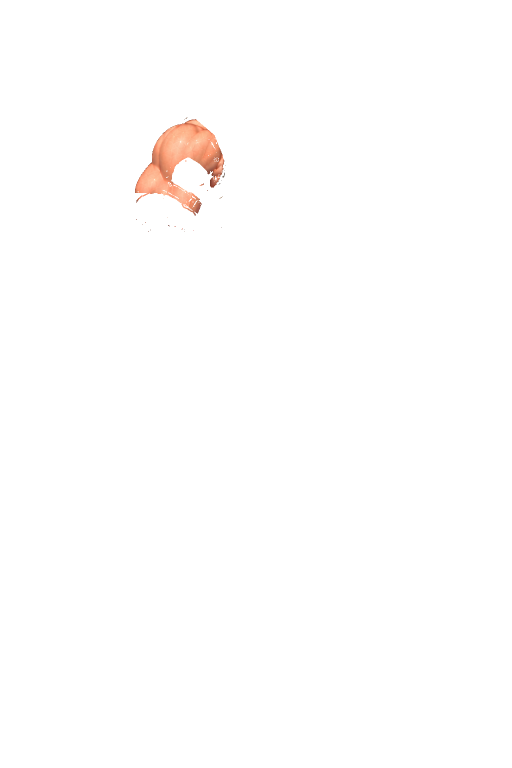
#> input picture Neon-Requiem-latest-2026-10-26/assets/characters/breaker/tier_01_drafts/profile_rig_trial_09_canon_v6_reference_contour/hidden_biological_upper_arm_donor.png, 1024 x 1536 px (shown at 1/2 size)
$ python build_breaker_trial09_v9_continuous_arm_underpaint.py
#> lines starting #> are read from the running program, lines starting #| are printed output that depends on the picture; after the words box and inside, x2 and y2 are one past the last pixel; in counts of white or black regions, pixels touching at a corner belong together
"""Build a connected hidden upper-arm underlayer beneath armor and straps."""
from __future__ import annotations

import json
from collections import deque
from pathlib import Path

from PIL import Image, ImageChops, ImageDraw, ImageFilter


ROOT = Path(__file__).resolve().parents[2]
DRAFTS = ROOT / "assets/characters/breaker/tier_01_drafts"
BASE = DRAFTS / "profile_rig_trial_09_canon_v4_manual_skin"
V6 = DRAFTS / "profile_rig_trial_09_canon_v6_reference_contour"
OUT = DRAFTS / "profile_rig_trial_09_canon_v9_continuous_arm_underpaint"
SOURCE = DRAFTS / "BREAKER_T1_arm_extent_reconciliation_study_candidate_09.png"
QA = ROOT / "docs/visual_qa/BREAKER_T1_candidate09_v9_continuous_arm_underpaint.png"
ROI = (230, 220, 465, 480)
CROP = (220, 220, 485, 520)
CLOSE_SIZE = 11


def components(mask: Image.Image) -> list[set[tuple[int, int]]]:
    px = mask.load()
    w, h = mask.size
    remaining = {(x, y) for y in range(h) for x in range(w) if px[x, y]}
    groups: list[set[tuple[int, int]]] = []
    while remaining:
        p = remaining.pop()
        group = {p}
        stack = [p]
        while stack:
            x, y = stack.pop()
            for dy in (-1, 0, 1):
                for dx in (-1, 0, 1):
                    q = (x + dx, y + dy)
                    if q in remaining:
                        remaining.remove(q); group.add(q); stack.append(q)
        groups.append(group)
    return sorted(groups, key=len, reverse=True)


def composite(layers: list[str], donor: Image.Image, omit_shell: bool = False) -> Image.Image:
    result = Image.new("RGBA", (1024, 1536), (0, 0, 0, 0))
    result.alpha_composite(donor)
    for name in layers:
        if omit_shell and name == "cyber_shoulder_shell":
            continue
        result.alpha_composite(Image.open(BASE / f"{name}.png").convert("RGBA"))
    return result


def fill_holes(mask: Image.Image) -> tuple[Image.Image, int]:
    x0, y0, x1, y1 = ROI
    px = mask.load()
    outside: set[tuple[int, int]] = set()
    queue: deque[tuple[int, int]] = deque()
    for x in range(x0, x1):
        for y in (y0, y1 - 1):
            if px[x, y] == 0 and (x, y) not in outside:
                outside.add((x, y)); queue.append((x, y))
    for y in range(y0, y1):
        for x in (x0, x1 - 1):
            if px[x, y] == 0 and (x, y) not in outside:
                outside.add((x, y)); queue.append((x, y))
    while queue:
        x, y = queue.popleft()
        for dy in (-1, 0, 1):
            for dx in (-1, 0, 1):
                q = (x + dx, y + dy)
                if x0 <= q[0] < x1 and y0 <= q[1] < y1 and px[q] == 0 and q not in outside:
                    outside.add(q); queue.append(q)
    holes = [(x, y) for y in range(y0, y1) for x in range(x0, x1) if px[x, y] == 0 and (x, y) not in outside]
    for p in holes:
        px[p] = 255
    return mask, len(holes)


def main() -> None:
    OUT.mkdir(parents=True, exist_ok=True)
    v6 = Image.open(V6 / "hidden_biological_upper_arm_donor.png").convert("RGBA")
#> v6 is the input picture: PIL image 1024x1536 RGBA; mean R, G, B, A 2.4, 1.6, 1.2, 2.6
    visible_image = Image.open(BASE / "cyber_upper_arm_skin.png").convert("RGBA")
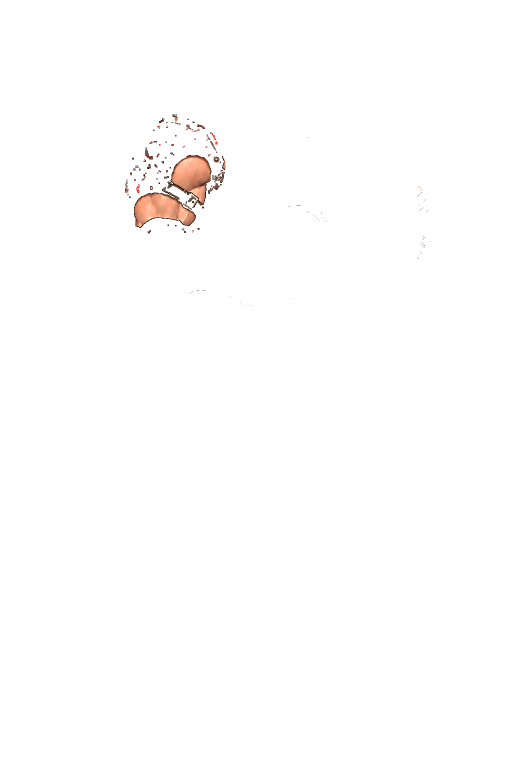
#> input picture Neon-Requiem-latest-2026-10-26/assets/characters/breaker/tier_01_drafts/profile_rig_trial_09_canon_v3_shell_split/cyber_upper_arm_skin.png, 1024 x 1536 px, found by its file name (shown at 1/2 size)
#> visible_image is the input picture: PIL image 1024x1536 RGBA; mean R, G, B, A 1.7, 1.1, 0.9, 2.3
    visible = visible_image.getchannel("A").point(lambda a: 255 if a >= 245 else 0)
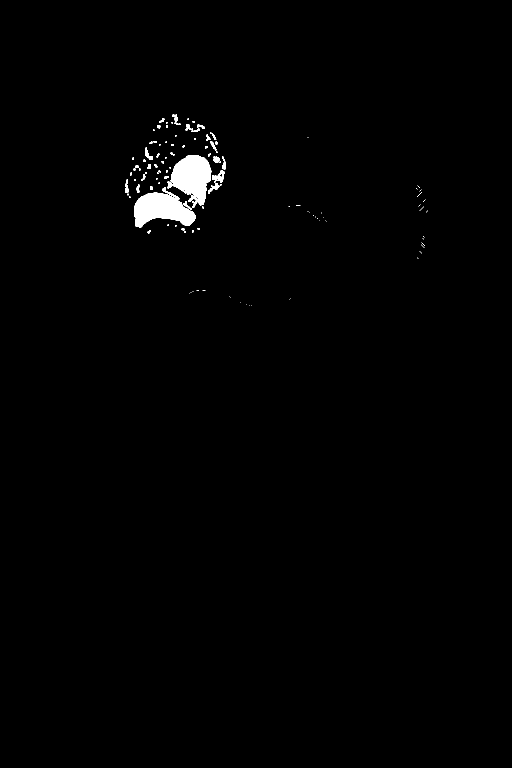
#> visible: PIL image 1024x1536 L (shown at 1/2 size); 0.9% white; 119 white regions (80 under 20 px), largest, box (x1, y1, x2, y2) and area: (268, 374, 392, 456) 5799, (335, 310, 423, 416) 5555, (425, 340, 449, 366) 304
    hidden_seed = v6.getchannel("A").point(lambda a: 255 if a >= 245 else 0)
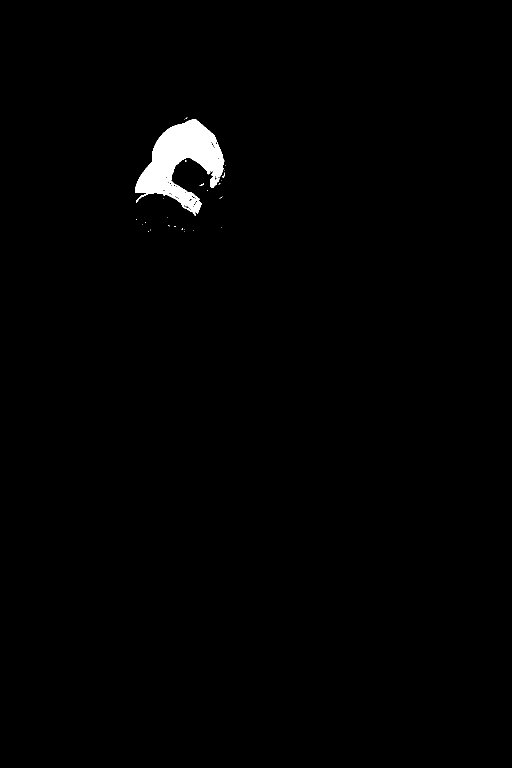
#> hidden_seed: PIL image 1024x1536 L (shown at 1/2 size); 1% white; 28 white regions (26 under 20 px), largest, box (x1, y1, x2, y2) and area: (270, 238, 449, 431) 15895, (399, 367, 408, 372) 20
    seed_mask = ImageChops.lighter(visible, hidden_seed)
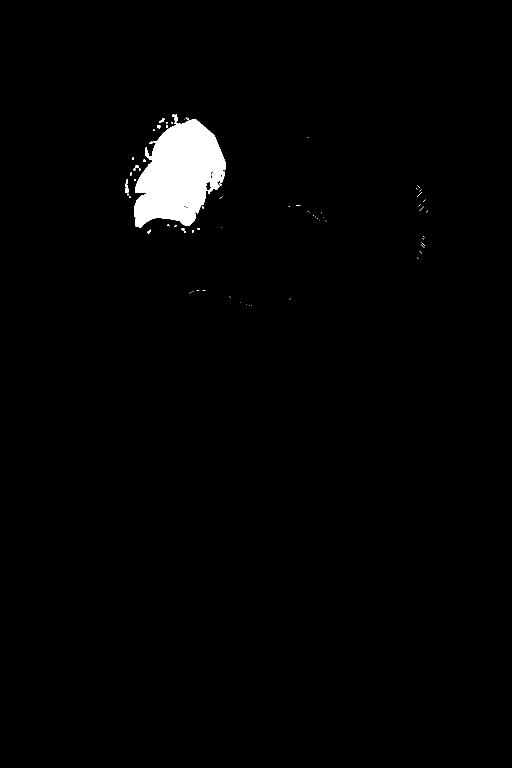
#> seed_mask: PIL image 1024x1536 L (shown at 1/2 size); 1.7% white; 77 white regions (64 under 20 px), largest, box (x1, y1, x2, y2) and area: (268, 238, 451, 456) 26397, (250, 363, 257, 386) 112, (318, 237, 329, 246) 53
    closed = seed_mask.filter(ImageFilter.MaxFilter(CLOSE_SIZE)).filter(ImageFilter.MinFilter(CLOSE_SIZE))
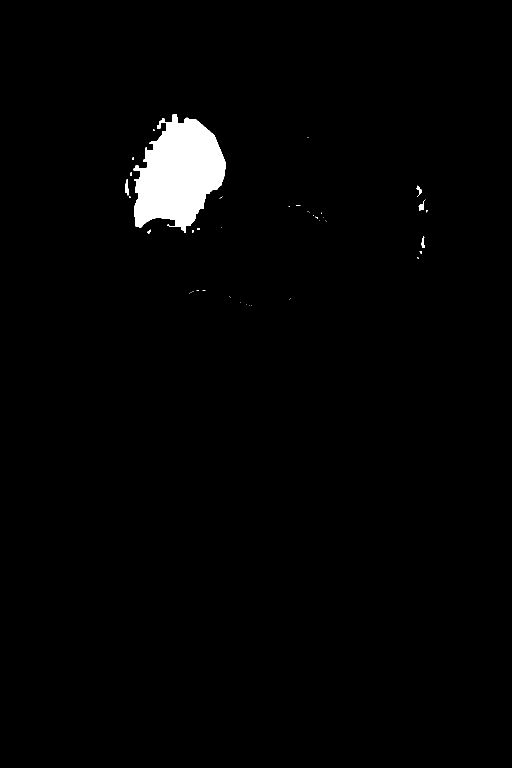
#> closed: PIL image 1024x1536 L (shown at 1/2 size); 1.8% white; 43 white regions (36 under 20 px), largest, box (x1, y1, x2, y2) and area: (267, 229, 451, 466) 28295, (250, 359, 257, 391) 148, (837, 399, 851, 422) 120
    roi_mask = Image.new("L", closed.size, 0)
#> roi_mask: PIL image 1024x1536 L; every value is 0
    roi_mask.paste(closed.crop(ROI), (ROI[0], ROI[1]))
#> roi_mask: PIL image 1024x1536 L; 1.8% white; 11 white regions (7 under 20 px), largest, box (x1, y1, x2, y2) and area: (267, 229, 451, 466) 28295, (250, 359, 257, 391) 148, (295, 459, 302, 467) 32, (260, 345, 264, 351) 23
    main_group = components(roi_mask)
#> in components, `remaining = {(x, y) for y in range(h) for x in range(w) if px[x, y]}`: remaining = 28573 items
#> the loop in components, `while remaining:` made 11 passes
#> after the loop in components, `while remaining:`: groups = 11 items; remaining = 0 items
#> main_group = 11 items
    if not main_group or len(main_group[0]) < 15000:
        raise AssertionError("Unable to identify the connected upper-arm silhouette")
    shape = Image.new("L", roi_mask.size, 0)
    sp = shape.load()
    for point in main_group[0]:
        sp[point] = 255
#> this loop made 28295 passes
#> point on passes 1 to 3: (357, 386), (431, 335), (342, 263)
    shape, hole_count = fill_holes(shape)
#> in fill_holes, `holes = [(x, y) for y in range(y0, y1) for x in range(x0, x1) if px[x,..`: holes = []
#> shape: PIL image 1024x1536 L; 1.8% white; 1 white region, box (x1, y1, x2, y2) and area: (267, 229, 451, 466) 28295
#> hole_count = 0

    v6_px, vis_px = v6.load(), visible_image.load()
    donor = Image.new("RGBA", shape.size, (0, 0, 0, 0))
#> donor: PIL image 1024x1536 RGBA; every value is 0
    donor_px = donor.load()
    queue: deque[tuple[int, int]] = deque()
    seen: set[tuple[int, int]] = set()
    x0, y0, x1, y1 = ROI
    for x in range(x0, x1):
        for y in range(y0, y1):
            if shape.getpixel((x, y)):
                seed = v6_px[x, y] if v6_px[x, y][3] >= 245 else vis_px[x, y]
                if seed[3] >= 245:
                    queue.append((x, y)); seen.add((x, y))
                    # The donor is only hidden under existing source layers; the
                    # visible upper-arm layer remains responsible for visible pixels.
                    if not visible.getpixel((x, y)):
                        donor_px[x, y] = seed
#> after the loop, seen = 26821 items
    added = 0
    while queue:
        x, y = queue.popleft()
        color = donor_px[x, y]
        if color[3] < 245:
            color = v6_px[x, y] if v6_px[x, y][3] >= 245 else vis_px[x, y]
        for dy in (-1, 0, 1):
            for dx in (-1, 0, 1):
                p = (x + dx, y + dy)
                if x0 <= p[0] < x1 and y0 <= p[1] < y1 and shape.getpixel(p) and p not in seen:
                    seen.add(p); queue.append(p)
                    if not visible.getpixel(p):
                        donor_px[p[0], p[1]] = color[:3] + (255,)
                        added += 1
#> this loop made 28295 passes
#> (x, y) on passes 1 to 12: (267, 337), (267, 338), (267, 339), (267, 340), (268, 337), (268, 338), (268, 339), (268, 340), (268, 358), (268, 359), (268, 360), (268, 361)
#> after the loop, added = 1474; seen = 28295 items

#> (the run stopped early here; a loop or call above may not have finished)
